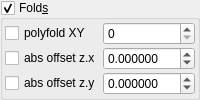
    <widget class="MyGroupBox" name="groupCheck_transf_function_enabled_false">
     <property name="toolTip">
      <string/>
     </property>
     <property name="title">
      <string>Fold&amp;s</string>
     </property>
     <property name="checkable">
      <bool>true</bool>
     </property>
     <layout class="QVBoxLayout" name="verticalLayout_33" stretch="0">
      <property name="spacing">
       <number>2</number>
      </property>
      <property name="leftMargin">
       <number>2</number>
      </property>
      <property name="topMargin">
       <number>2</number>
      </property>
      <property name="rightMargin">
       <number>2</number>
      </property>
      <property name="bottomMargin">
       <number>2</number>
      </property>
      <item>
       <layout class="QGridLayout" name="gridLayout_9" columnstretch="0,1">
        <property name="spacing">
         <number>2</number>
        </property>
        <item row="1" column="0">
         <widget class="MyCheckBox" name="checkBox_transf_function_enabledC_false">
          <property name="text">
           <string notr="true">abs offset z.x</string>
          </property>
         </widget>
        </item>
        <item row="1" column="1">
         <widget class="MyDoubleSpinBox" name="spinbox_transf_offsetC_0">
          <property name="enabled">
           <bool>true</bool>
          </property>
          <property name="sizePolicy">
           <sizepolicy hsizetype="Minimum" vsizetype="Maximum">
            <horstretch>0</horstretch>
            <verstretch>0</verstretch>
           </sizepolicy>
          </property>
          <property name="prefix">
           <string/>
          </property>
          <property name="suffix">
           <string/>
          </property>
          <property name="decimals">
           <number>6</number>
          </property>
          <property name="minimum">
           <double>-99.989999999999995</double>
          </property>
          <property name="maximum">
           <double>99.989999999999995</double>
          </property>
          <property name="singleStep">
           <double>0.100000000000000</double>
          </property>
         </widget>
        </item>
        <item row="0" column="0">
         <widget class="MyCheckBox" name="checkBox_transf_function_enabledP_false">
          <property name="font">
           <font>
            <weight>50</weight>
            <bold>false</bold>
           </font>
          </property>
          <property name="text">
           <string>polyfold XY</string>
          </property>
         </widget>
        </item>
        <item row="0" column="1">
         <widget class="MySpinBox" name="spinboxInt_transf_int_6">
          <property name="enabled">
           <bool>true</bool>
          </property>
          <property name="sizePolicy">
           <sizepolicy hsizetype="Minimum" vsizetype="Maximum">
            <horstretch>0</horstretch>
            <verstretch>0</verstretch>
           </sizepolicy>
          </property>
          <property name="maximum">
           <number>999</number>
          </property>
         </widget>
        </item>
        <item row="2" column="0">
         <widget class="MyCheckBox" name="checkBox_transf_function_enabledD_false">
          <property name="enabled">
           <bool>true</bool>
          </property>
          <property name="text">
           <string notr="true">abs offset z.y</string>
          </property>
         </widget>
        </item>
        <item row="2" column="1">
         <widget class="MyDoubleSpinBox" name="spinbox_transf_offsetD_0">
          <property name="enabled">
           <bool>true</bool>
          </property>
          <property name="sizePolicy">
           <sizepolicy hsizetype="Minimum" vsizetype="Maximum">
            <horstretch>0</horstretch>
            <verstretch>0</verstretch>
           </sizepolicy>
          </property>
          <property name="prefix">
           <string/>
          </property>
          <property name="suffix">
           <string/>
          </property>
          <property name="decimals">
           <number>6</number>
          </property>
          <property name="minimum">
           <double>-99.989999999999995</double>
          </property>
          <property name="maximum">
           <double>99.989999999999995</double>
          </property>
          <property name="singleStep">
           <double>0.100000000000000</double>
          </property>
         </widget>
        </item>
       </layout>
      </item>
     </layout>
    </widget>
